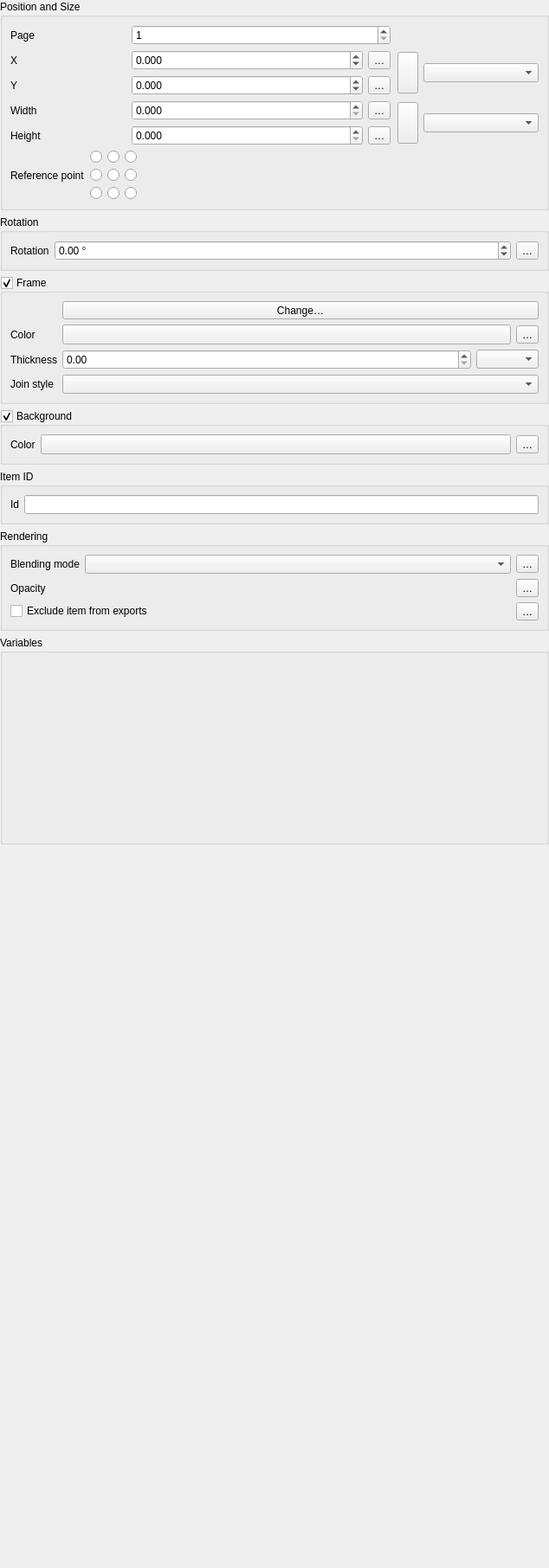
<?xml version="1.0" encoding="UTF-8"?>
<ui version="4.0">
 <class>QgsLayoutItemWidgetBase</class>
 <widget class="QWidget" name="QgsLayoutItemWidgetBase">
  <property name="geometry">
   <rect>
    <x>0</x>
    <y>0</y>
    <width>634</width>
    <height>1812</height>
   </rect>
  </property>
  <property name="windowTitle">
   <string>Global Options</string>
  </property>
  <layout class="QVBoxLayout" name="verticalLayout_2">
   <property name="leftMargin">
    <number>0</number>
   </property>
   <property name="topMargin">
    <number>0</number>
   </property>
   <property name="rightMargin">
    <number>0</number>
   </property>
   <property name="bottomMargin">
    <number>0</number>
   </property>
   <item>
    <widget class="QgsCollapsibleGroupBoxBasic" name="mGeneralOptionsGroupBox">
     <property name="focusPolicy">
      <enum>Qt::StrongFocus</enum>
     </property>
     <property name="title">
      <string>Position and Size</string>
     </property>
     <property name="syncGroup" stdset="0">
      <string notr="true">composeritem</string>
     </property>
     <property name="collapsed" stdset="0">
      <bool>true</bool>
     </property>
     <layout class="QVBoxLayout" name="verticalLayout">
      <item>
       <layout class="QGridLayout" name="gridLayout_3" columnstretch="0,0,0,0,0,0">
        <item row="4" column="1" colspan="2">
         <widget class="QgsDoubleSpinBox" name="mHeightSpin">
          <property name="suffix">
           <string/>
          </property>
          <property name="decimals">
           <number>3</number>
          </property>
          <property name="maximum">
           <double>9999999.000000000000000</double>
          </property>
          <property name="showClearButton" stdset="0">
           <bool>false</bool>
          </property>
         </widget>
        </item>
        <item row="2" column="0">
         <widget class="QLabel" name="mYLabel">
          <property name="text">
           <string>Y</string>
          </property>
         </widget>
        </item>
        <item row="1" column="5" rowspan="2">
         <widget class="QgsLayoutUnitsComboBox" name="mPosUnitsComboBox"/>
        </item>
        <item row="3" column="3">
         <widget class="QgsPropertyOverrideButton" name="mWidthDDBtn">
          <property name="text">
           <string>…</string>
          </property>
         </widget>
        </item>
        <item row="2" column="3">
         <widget class="QgsPropertyOverrideButton" name="mYPositionDDBtn">
          <property name="text">
           <string>…</string>
          </property>
         </widget>
        </item>
        <item row="0" column="0">
         <widget class="QLabel" name="mPageLabel">
          <property name="text">
           <string>Page</string>
          </property>
         </widget>
        </item>
        <item row="1" column="3">
         <widget class="QgsPropertyOverrideButton" name="mXPositionDDBtn">
          <property name="text">
           <string>…</string>
          </property>
         </widget>
        </item>
        <item row="4" column="0">
         <widget class="QLabel" name="mHeightLabel">
          <property name="text">
           <string>Height</string>
          </property>
         </widget>
        </item>
        <item row="1" column="4" rowspan="2">
         <layout class="QHBoxLayout" name="_2">
          <property name="leftMargin">
           <number>2</number>
          </property>
          <property name="topMargin">
           <number>2</number>
          </property>
          <property name="rightMargin">
           <number>0</number>
          </property>
          <property name="bottomMargin">
           <number>2</number>
          </property>
          <item>
           <widget class="QgsRatioLockButton" name="mPosLockAspectRatio">
            <property name="sizePolicy">
             <sizepolicy hsizetype="Fixed" vsizetype="Expanding">
              <horstretch>0</horstretch>
              <verstretch>0</verstretch>
             </sizepolicy>
            </property>
            <property name="toolTip">
             <string>Lock aspect ratio (including while drawing extent onto canvas)</string>
            </property>
            <property name="leftMargin" stdset="0">
             <number>13</number>
            </property>
           </widget>
          </item>
         </layout>
        </item>
        <item row="1" column="1" colspan="2">
         <widget class="QgsDoubleSpinBox" name="mXPosSpin">
          <property name="suffix">
           <string/>
          </property>
          <property name="decimals">
           <number>3</number>
          </property>
          <property name="minimum">
           <double>-9999999.000000000000000</double>
          </property>
          <property name="maximum">
           <double>9999999.000000000000000</double>
          </property>
          <property name="showClearButton" stdset="0">
           <bool>false</bool>
          </property>
         </widget>
        </item>
        <item row="3" column="1" colspan="2">
         <widget class="QgsDoubleSpinBox" name="mWidthSpin">
          <property name="suffix">
           <string/>
          </property>
          <property name="decimals">
           <number>3</number>
          </property>
          <property name="maximum">
           <double>9999999.000000000000000</double>
          </property>
          <property name="showClearButton" stdset="0">
           <bool>false</bool>
          </property>
         </widget>
        </item>
        <item row="0" column="1" colspan="3">
         <widget class="QgsSpinBox" name="mPageSpinBox">
          <property name="minimum">
           <number>1</number>
          </property>
          <property name="showClearButton" stdset="0">
           <bool>false</bool>
          </property>
         </widget>
        </item>
        <item row="1" column="0">
         <widget class="QLabel" name="mXLabel">
          <property name="text">
           <string>X</string>
          </property>
         </widget>
        </item>
        <item row="4" column="3">
         <widget class="QgsPropertyOverrideButton" name="mHeightDDBtn">
          <property name="text">
           <string>…</string>
          </property>
         </widget>
        </item>
        <item row="3" column="0">
         <widget class="QLabel" name="mWidthLabel">
          <property name="text">
           <string>Width</string>
          </property>
         </widget>
        </item>
        <item row="2" column="1" colspan="2">
         <widget class="QgsDoubleSpinBox" name="mYPosSpin">
          <property name="suffix">
           <string/>
          </property>
          <property name="decimals">
           <number>3</number>
          </property>
          <property name="minimum">
           <double>-9999999.000000000000000</double>
          </property>
          <property name="maximum">
           <double>9999999.000000000000000</double>
          </property>
          <property name="showClearButton" stdset="0">
           <bool>false</bool>
          </property>
         </widget>
        </item>
        <item row="3" column="4" rowspan="2">
         <layout class="QHBoxLayout" name="_3">
          <property name="leftMargin">
           <number>2</number>
          </property>
          <property name="topMargin">
           <number>2</number>
          </property>
          <property name="rightMargin">
           <number>0</number>
          </property>
          <property name="bottomMargin">
           <number>2</number>
          </property>
          <item>
           <widget class="QgsRatioLockButton" name="mSizeLockAspectRatio">
            <property name="sizePolicy">
             <sizepolicy hsizetype="Fixed" vsizetype="Expanding">
              <horstretch>0</horstretch>
              <verstretch>0</verstretch>
             </sizepolicy>
            </property>
            <property name="toolTip">
             <string>Lock aspect ratio (including while drawing extent onto canvas)</string>
            </property>
            <property name="leftMargin" stdset="0">
             <number>13</number>
            </property>
           </widget>
          </item>
         </layout>
        </item>
        <item row="3" column="5" rowspan="2">
         <widget class="QgsLayoutUnitsComboBox" name="mSizeUnitsComboBox"/>
        </item>
       </layout>
      </item>
      <item>
       <layout class="QHBoxLayout" name="horizontalLayout_7">
        <item>
         <widget class="QLabel" name="label_2">
          <property name="text">
           <string>Reference point</string>
          </property>
          <property name="alignment">
           <set>Qt::AlignLeading|Qt::AlignLeft|Qt::AlignVCenter</set>
          </property>
         </widget>
        </item>
        <item>
         <layout class="QGridLayout" name="gridLayout">
          <item row="0" column="0">
           <widget class="QRadioButton" name="mUpperLeftRadioButton">
            <property name="sizePolicy">
             <sizepolicy hsizetype="Fixed" vsizetype="Fixed">
              <horstretch>0</horstretch>
              <verstretch>0</verstretch>
             </sizepolicy>
            </property>
            <property name="text">
             <string/>
            </property>
           </widget>
          </item>
          <item row="0" column="1">
           <widget class="QRadioButton" name="mUpperMiddleRadioButton">
            <property name="sizePolicy">
             <sizepolicy hsizetype="Fixed" vsizetype="Fixed">
              <horstretch>0</horstretch>
              <verstretch>0</verstretch>
             </sizepolicy>
            </property>
            <property name="text">
             <string/>
            </property>
           </widget>
          </item>
          <item row="0" column="2">
           <widget class="QRadioButton" name="mUpperRightRadioButton">
            <property name="sizePolicy">
             <sizepolicy hsizetype="Fixed" vsizetype="Fixed">
              <horstretch>0</horstretch>
              <verstretch>0</verstretch>
             </sizepolicy>
            </property>
            <property name="text">
             <string/>
            </property>
           </widget>
          </item>
          <item row="1" column="2">
           <widget class="QRadioButton" name="mMiddleRightRadioButton">
            <property name="sizePolicy">
             <sizepolicy hsizetype="Fixed" vsizetype="Fixed">
              <horstretch>0</horstretch>
              <verstretch>0</verstretch>
             </sizepolicy>
            </property>
            <property name="text">
             <string/>
            </property>
           </widget>
          </item>
          <item row="1" column="1">
           <widget class="QRadioButton" name="mMiddleRadioButton">
            <property name="sizePolicy">
             <sizepolicy hsizetype="Fixed" vsizetype="Fixed">
              <horstretch>0</horstretch>
              <verstretch>0</verstretch>
             </sizepolicy>
            </property>
            <property name="text">
             <string/>
            </property>
           </widget>
          </item>
          <item row="2" column="2">
           <widget class="QRadioButton" name="mLowerRightRadioButton">
            <property name="sizePolicy">
             <sizepolicy hsizetype="Fixed" vsizetype="Fixed">
              <horstretch>0</horstretch>
              <verstretch>0</verstretch>
             </sizepolicy>
            </property>
            <property name="text">
             <string/>
            </property>
           </widget>
          </item>
          <item row="2" column="0">
           <widget class="QRadioButton" name="mLowerLeftRadioButton">
            <property name="sizePolicy">
             <sizepolicy hsizetype="Fixed" vsizetype="Fixed">
              <horstretch>0</horstretch>
              <verstretch>0</verstretch>
             </sizepolicy>
            </property>
            <property name="text">
             <string/>
            </property>
           </widget>
          </item>
          <item row="2" column="1">
           <widget class="QRadioButton" name="mLowerMiddleRadioButton">
            <property name="sizePolicy">
             <sizepolicy hsizetype="Fixed" vsizetype="Fixed">
              <horstretch>0</horstretch>
              <verstretch>0</verstretch>
             </sizepolicy>
            </property>
            <property name="text">
             <string/>
            </property>
           </widget>
          </item>
          <item row="1" column="0">
           <widget class="QRadioButton" name="mMiddleLeftRadioButton">
            <property name="sizePolicy">
             <sizepolicy hsizetype="Fixed" vsizetype="Fixed">
              <horstretch>0</horstretch>
              <verstretch>0</verstretch>
             </sizepolicy>
            </property>
            <property name="text">
             <string/>
            </property>
           </widget>
          </item>
         </layout>
        </item>
        <item>
         <spacer name="horizontalSpacer_3">
          <property name="orientation">
           <enum>Qt::Horizontal</enum>
          </property>
          <property name="sizeHint" stdset="0">
           <size>
            <width>40</width>
            <height>20</height>
           </size>
          </property>
         </spacer>
        </item>
       </layout>
      </item>
     </layout>
    </widget>
   </item>
   <item>
    <widget class="QgsCollapsibleGroupBoxBasic" name="mTransformsGroupBox">
     <property name="focusPolicy">
      <enum>Qt::StrongFocus</enum>
     </property>
     <property name="title">
      <string>Rotation</string>
     </property>
     <property name="syncGroup" stdset="0">
      <string notr="true">composeritem</string>
     </property>
     <property name="collapsed" stdset="0">
      <bool>true</bool>
     </property>
     <layout class="QGridLayout" name="gridLayout_5" columnstretch="0,1">
      <item row="0" column="0">
       <widget class="QLabel" name="label">
        <property name="text">
         <string>Rotation</string>
        </property>
       </widget>
      </item>
      <item row="0" column="1">
       <layout class="QHBoxLayout" name="horizontalLayout_4">
        <item>
         <widget class="QgsDoubleSpinBox" name="mItemRotationSpinBox">
          <property name="sizePolicy">
           <sizepolicy hsizetype="Preferred" vsizetype="Fixed">
            <horstretch>0</horstretch>
            <verstretch>0</verstretch>
           </sizepolicy>
          </property>
          <property name="wrapping">
           <bool>true</bool>
          </property>
          <property name="suffix">
           <string> °</string>
          </property>
          <property name="minimum">
           <double>-360.000000000000000</double>
          </property>
          <property name="maximum">
           <double>360.000000000000000</double>
          </property>
         </widget>
        </item>
        <item>
         <widget class="QgsPropertyOverrideButton" name="mItemRotationDDBtn">
          <property name="text">
           <string>…</string>
          </property>
         </widget>
        </item>
       </layout>
      </item>
     </layout>
    </widget>
   </item>
   <item>
    <widget class="QgsCollapsibleGroupBoxBasic" name="mFrameGroupBox">
     <property name="title">
      <string>Frame</string>
     </property>
     <property name="checkable">
      <bool>true</bool>
     </property>
     <property name="syncGroup" stdset="0">
      <string notr="true">composeritem</string>
     </property>
     <property name="collapsed" stdset="0">
      <bool>true</bool>
     </property>
     <layout class="QGridLayout" name="gridLayout_2">
      <item row="2" column="0">
       <widget class="QLabel" name="mStrokeWidthLabel">
        <property name="text">
         <string>Thickness</string>
        </property>
        <property name="wordWrap">
         <bool>true</bool>
        </property>
        <property name="buddy">
         <cstring>mStrokeWidthSpinBox</cstring>
        </property>
       </widget>
      </item>
      <item row="3" column="0">
       <widget class="QLabel" name="label_8">
        <property name="text">
         <string>Join style</string>
        </property>
       </widget>
      </item>
      <item row="3" column="1">
       <widget class="QgsPenJoinStyleComboBox" name="mFrameJoinStyleCombo">
        <property name="sizePolicy">
         <sizepolicy hsizetype="Expanding" vsizetype="Fixed">
          <horstretch>0</horstretch>
          <verstretch>0</verstretch>
         </sizepolicy>
        </property>
       </widget>
      </item>
      <item row="1" column="0">
       <widget class="QLabel" name="label_3">
        <property name="text">
         <string>Color</string>
        </property>
       </widget>
      </item>
      <item row="2" column="1">
       <layout class="QHBoxLayout" name="horizontalLayout_8">
        <item>
         <widget class="QgsDoubleSpinBox" name="mStrokeWidthSpinBox">
          <property name="sizePolicy">
           <sizepolicy hsizetype="Expanding" vsizetype="Fixed">
            <horstretch>0</horstretch>
            <verstretch>0</verstretch>
           </sizepolicy>
          </property>
          <property name="suffix">
           <string/>
          </property>
          <property name="maximum">
           <double>99.989999999999995</double>
          </property>
          <property name="singleStep">
           <double>0.100000000000000</double>
          </property>
          <property name="showClearButton" stdset="0">
           <bool>false</bool>
          </property>
         </widget>
        </item>
        <item>
         <widget class="QgsLayoutUnitsComboBox" name="mStrokeUnitsComboBox"/>
        </item>
       </layout>
      </item>
      <item row="1" column="1">
       <layout class="QHBoxLayout" name="horizontalLayout_6">
        <item>
         <widget class="QgsColorButton" name="mFrameColorButton">
          <property name="sizePolicy">
           <sizepolicy hsizetype="Expanding" vsizetype="Fixed">
            <horstretch>0</horstretch>
            <verstretch>0</verstretch>
           </sizepolicy>
          </property>
          <property name="minimumSize">
           <size>
            <width>120</width>
            <height>0</height>
           </size>
          </property>
          <property name="text">
           <string/>
          </property>
         </widget>
        </item>
        <item>
         <widget class="QgsPropertyOverrideButton" name="mItemFrameColorDDBtn">
          <property name="text">
           <string>…</string>
          </property>
         </widget>
        </item>
       </layout>
      </item>
      <item row="0" column="1">
       <widget class="QgsSymbolButton" name="mFrameSymbolButton">
        <property name="sizePolicy">
         <sizepolicy hsizetype="Expanding" vsizetype="Fixed">
          <horstretch>0</horstretch>
          <verstretch>0</verstretch>
         </sizepolicy>
        </property>
        <property name="text">
         <string>Change…</string>
        </property>
       </widget>
      </item>
     </layout>
    </widget>
   </item>
   <item>
    <widget class="QgsCollapsibleGroupBoxBasic" name="mBackgroundGroupBox">
     <property name="title">
      <string>Background</string>
     </property>
     <property name="checkable">
      <bool>true</bool>
     </property>
     <property name="checked">
      <bool>true</bool>
     </property>
     <property name="syncGroup" stdset="0">
      <string notr="true">composeritem</string>
     </property>
     <property name="collapsed" stdset="0">
      <bool>true</bool>
     </property>
     <layout class="QGridLayout" name="gridLayout_7">
      <item row="0" column="0">
       <widget class="QLabel" name="label_4">
        <property name="text">
         <string>Color</string>
        </property>
       </widget>
      </item>
      <item row="0" column="1">
       <layout class="QHBoxLayout" name="horizontalLayout_5">
        <item>
         <widget class="QgsColorButton" name="mBackgroundColorButton">
          <property name="sizePolicy">
           <sizepolicy hsizetype="Expanding" vsizetype="Fixed">
            <horstretch>0</horstretch>
            <verstretch>0</verstretch>
           </sizepolicy>
          </property>
          <property name="minimumSize">
           <size>
            <width>120</width>
            <height>0</height>
           </size>
          </property>
          <property name="text">
           <string/>
          </property>
         </widget>
        </item>
        <item>
         <widget class="QgsPropertyOverrideButton" name="mItemBackgroundColorDDBtn">
          <property name="text">
           <string>…</string>
          </property>
         </widget>
        </item>
       </layout>
      </item>
     </layout>
    </widget>
   </item>
   <item>
    <widget class="QgsCollapsibleGroupBoxBasic" name="groupBox">
     <property name="focusPolicy">
      <enum>Qt::StrongFocus</enum>
     </property>
     <property name="title">
      <string>Item ID</string>
     </property>
     <property name="syncGroup" stdset="0">
      <string notr="true">composeritem</string>
     </property>
     <property name="collapsed" stdset="0">
      <bool>true</bool>
     </property>
     <layout class="QGridLayout" name="gridLayout_8">
      <item row="0" column="0">
       <widget class="QLabel" name="mItemIdLabel">
        <property name="text">
         <string>Id</string>
        </property>
       </widget>
      </item>
      <item row="0" column="1">
       <widget class="QLineEdit" name="mItemIdLineEdit"/>
      </item>
     </layout>
    </widget>
   </item>
   <item>
    <widget class="QgsCollapsibleGroupBoxBasic" name="groupRendering">
     <property name="focusPolicy">
      <enum>Qt::StrongFocus</enum>
     </property>
     <property name="title">
      <string>Rendering</string>
     </property>
     <property name="collapsed" stdset="0">
      <bool>true</bool>
     </property>
     <property name="syncGroup" stdset="0">
      <string notr="true">composeritem</string>
     </property>
     <layout class="QGridLayout" name="gridLayout_4" columnstretch="0,1">
      <item row="0" column="0">
       <widget class="QLabel" name="labelBlendMode">
        <property name="text">
         <string>Blending mode</string>
        </property>
       </widget>
      </item>
      <item row="1" column="1">
       <layout class="QHBoxLayout" name="horizontalLayout_2">
        <item>
         <widget class="QgsOpacityWidget" name="mOpacityWidget" native="true">
          <property name="focusPolicy">
           <enum>Qt::StrongFocus</enum>
          </property>
         </widget>
        </item>
        <item>
         <widget class="QgsPropertyOverrideButton" name="mOpacityDDBtn">
          <property name="text">
           <string>…</string>
          </property>
         </widget>
        </item>
       </layout>
      </item>
      <item row="3" column="0" colspan="2">
       <layout class="QHBoxLayout" name="horizontalLayout">
        <item>
         <widget class="QCheckBox" name="mExcludeFromPrintsCheckBox">
          <property name="text">
           <string>Exclude item from exports</string>
          </property>
         </widget>
        </item>
        <item>
         <widget class="QgsPropertyOverrideButton" name="mExcludePrintsDDBtn">
          <property name="text">
           <string>…</string>
          </property>
         </widget>
        </item>
       </layout>
      </item>
      <item row="1" column="0">
       <widget class="QLabel" name="labelTransparency">
        <property name="text">
         <string>Opacity</string>
        </property>
       </widget>
      </item>
      <item row="0" column="1">
       <layout class="QHBoxLayout" name="horizontalLayout_3">
        <item>
         <widget class="QgsBlendModeComboBox" name="mBlendModeCombo"/>
        </item>
        <item>
         <widget class="QgsPropertyOverrideButton" name="mBlendModeDDBtn">
          <property name="text">
           <string>…</string>
          </property>
         </widget>
        </item>
       </layout>
      </item>
     </layout>
    </widget>
   </item>
   <item>
    <widget class="QgsCollapsibleGroupBox" name="groupBox_3">
     <property name="title">
      <string>Variables</string>
     </property>
     <layout class="QVBoxLayout" name="verticalLayout_4">
      <item>
       <widget class="QgsVariableEditorWidget" name="mVariableEditor" native="true">
        <property name="minimumSize">
         <size>
          <width>0</width>
          <height>200</height>
         </size>
        </property>
       </widget>
      </item>
     </layout>
    </widget>
   </item>
   <item>
    <spacer name="verticalSpacer">
     <property name="orientation">
      <enum>Qt::Vertical</enum>
     </property>
     <property name="sizeType">
      <enum>QSizePolicy::MinimumExpanding</enum>
     </property>
     <property name="sizeHint" stdset="0">
      <size>
       <width>20</width>
       <height>40</height>
      </size>
     </property>
    </spacer>
   </item>
  </layout>
 </widget>
 <customwidgets>
  <customwidget>
   <class>QgsColorButton</class>
   <extends>QToolButton</extends>
   <header>qgscolorbutton.h</header>
   <container>1</container>
  </customwidget>
  <customwidget>
   <class>QgsPropertyOverrideButton</class>
   <extends>QToolButton</extends>
   <header>qgspropertyoverridebutton.h</header>
  </customwidget>
  <customwidget>
   <class>QgsDoubleSpinBox</class>
   <extends>QDoubleSpinBox</extends>
   <header>qgsdoublespinbox.h</header>
  </customwidget>
  <customwidget>
   <class>QgsSpinBox</class>
   <extends>QSpinBox</extends>
   <header>qgsspinbox.h</header>
  </customwidget>
  <customwidget>
   <class>QgsPenJoinStyleComboBox</class>
   <extends>QComboBox</extends>
   <header>qgspenstylecombobox.h</header>
  </customwidget>
  <customwidget>
   <class>QgsCollapsibleGroupBoxBasic</class>
   <extends>QGroupBox</extends>
   <header>qgscollapsiblegroupbox.h</header>
   <container>1</container>
  </customwidget>
  <customwidget>
   <class>QgsBlendModeComboBox</class>
   <extends>QComboBox</extends>
   <header>qgsblendmodecombobox.h</header>
  </customwidget>
  <customwidget>
   <class>QgsCollapsibleGroupBox</class>
   <extends>QGroupBox</extends>
   <header>qgscollapsiblegroupbox.h</header>
   <container>1</container>
  </customwidget>
  <customwidget>
   <class>QgsVariableEditorWidget</class>
   <extends>QWidget</extends>
   <header>qgsvariableeditorwidget.h</header>
   <container>1</container>
  </customwidget>
  <customwidget>
   <class>QgsOpacityWidget</class>
   <extends>QWidget</extends>
   <header>qgsopacitywidget.h</header>
   <container>1</container>
  </customwidget>
  <customwidget>
   <class>QgsRatioLockButton</class>
   <extends>QToolButton</extends>
   <header>qgsratiolockbutton.h</header>
   <container>1</container>
  </customwidget>
  <customwidget>
   <class>QgsLayoutUnitsComboBox</class>
   <extends>QComboBox</extends>
   <header>qgslayoutunitscombobox.h</header>
  </customwidget>
  <customwidget>
   <class>QgsSymbolButton</class>
   <extends>QToolButton</extends>
   <header>qgssymbolbutton.h</header>
  </customwidget>
 </customwidgets>
 <tabstops>
  <tabstop>mGeneralOptionsGroupBox</tabstop>
  <tabstop>mPageSpinBox</tabstop>
  <tabstop>mXPosSpin</tabstop>
  <tabstop>mXPositionDDBtn</tabstop>
  <tabstop>mYPosSpin</tabstop>
  <tabstop>mYPositionDDBtn</tabstop>
  <tabstop>mPosLockAspectRatio</tabstop>
  <tabstop>mPosUnitsComboBox</tabstop>
  <tabstop>mWidthSpin</tabstop>
  <tabstop>mWidthDDBtn</tabstop>
  <tabstop>mHeightSpin</tabstop>
  <tabstop>mHeightDDBtn</tabstop>
  <tabstop>mSizeLockAspectRatio</tabstop>
  <tabstop>mSizeUnitsComboBox</tabstop>
  <tabstop>mUpperLeftRadioButton</tabstop>
  <tabstop>mUpperMiddleRadioButton</tabstop>
  <tabstop>mUpperRightRadioButton</tabstop>
  <tabstop>mMiddleLeftRadioButton</tabstop>
  <tabstop>mMiddleRadioButton</tabstop>
  <tabstop>mMiddleRightRadioButton</tabstop>
  <tabstop>mLowerLeftRadioButton</tabstop>
  <tabstop>mLowerMiddleRadioButton</tabstop>
  <tabstop>mLowerRightRadioButton</tabstop>
  <tabstop>mTransformsGroupBox</tabstop>
  <tabstop>mItemRotationSpinBox</tabstop>
  <tabstop>mItemRotationDDBtn</tabstop>
  <tabstop>mFrameGroupBox</tabstop>
  <tabstop>mFrameColorButton</tabstop>
  <tabstop>mItemFrameColorDDBtn</tabstop>
  <tabstop>mStrokeWidthSpinBox</tabstop>
  <tabstop>mStrokeUnitsComboBox</tabstop>
  <tabstop>mFrameJoinStyleCombo</tabstop>
  <tabstop>mBackgroundGroupBox</tabstop>
  <tabstop>mBackgroundColorButton</tabstop>
  <tabstop>mItemBackgroundColorDDBtn</tabstop>
  <tabstop>groupBox</tabstop>
  <tabstop>mItemIdLineEdit</tabstop>
  <tabstop>groupRendering</tabstop>
  <tabstop>mBlendModeCombo</tabstop>
  <tabstop>mBlendModeDDBtn</tabstop>
  <tabstop>mOpacityWidget</tabstop>
  <tabstop>mOpacityDDBtn</tabstop>
  <tabstop>mExcludeFromPrintsCheckBox</tabstop>
  <tabstop>mExcludePrintsDDBtn</tabstop>
 </tabstops>
 <resources/>
 <connections/>
</ui>
